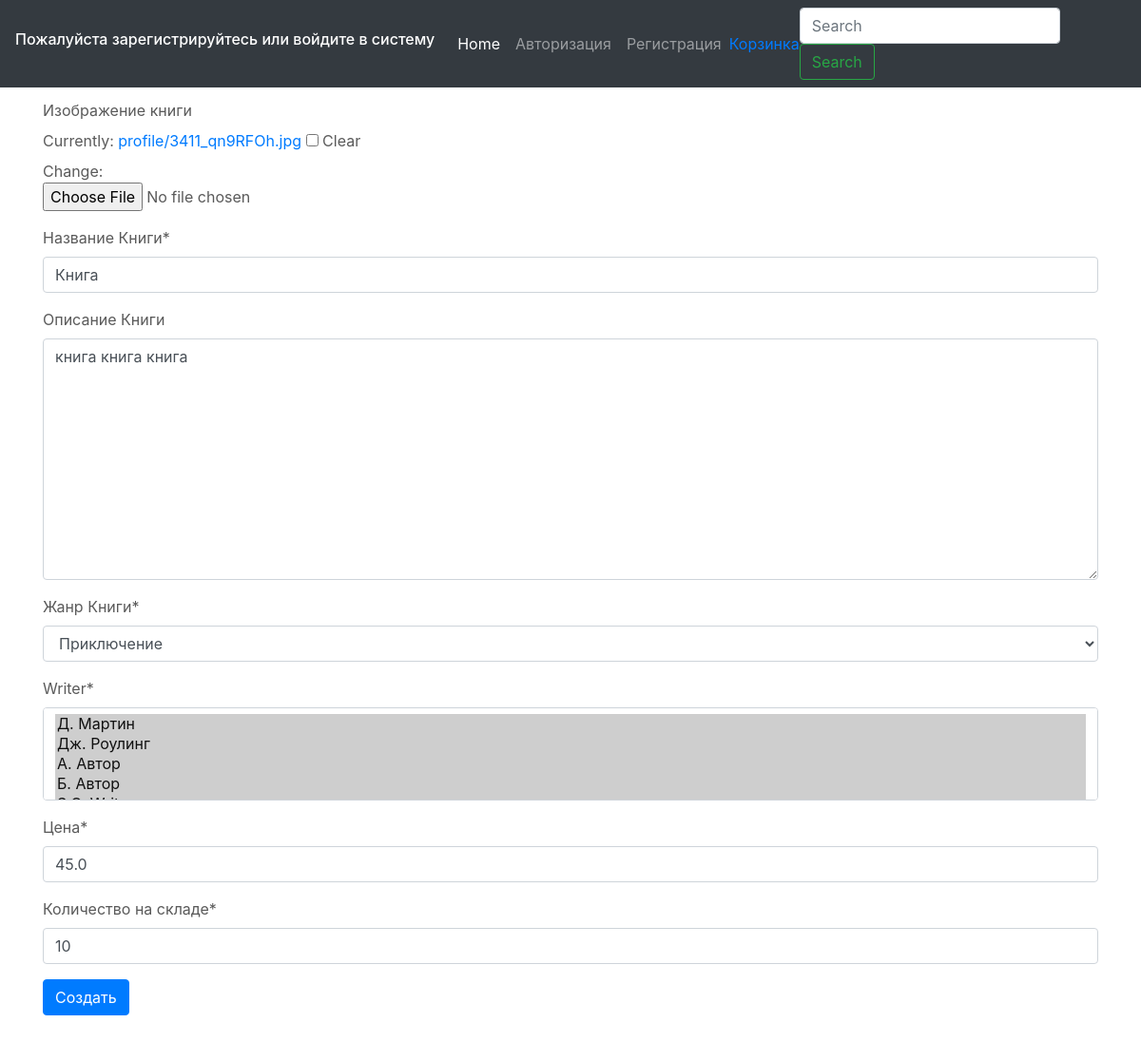
Before: /17/updatebook/ with the older database file.
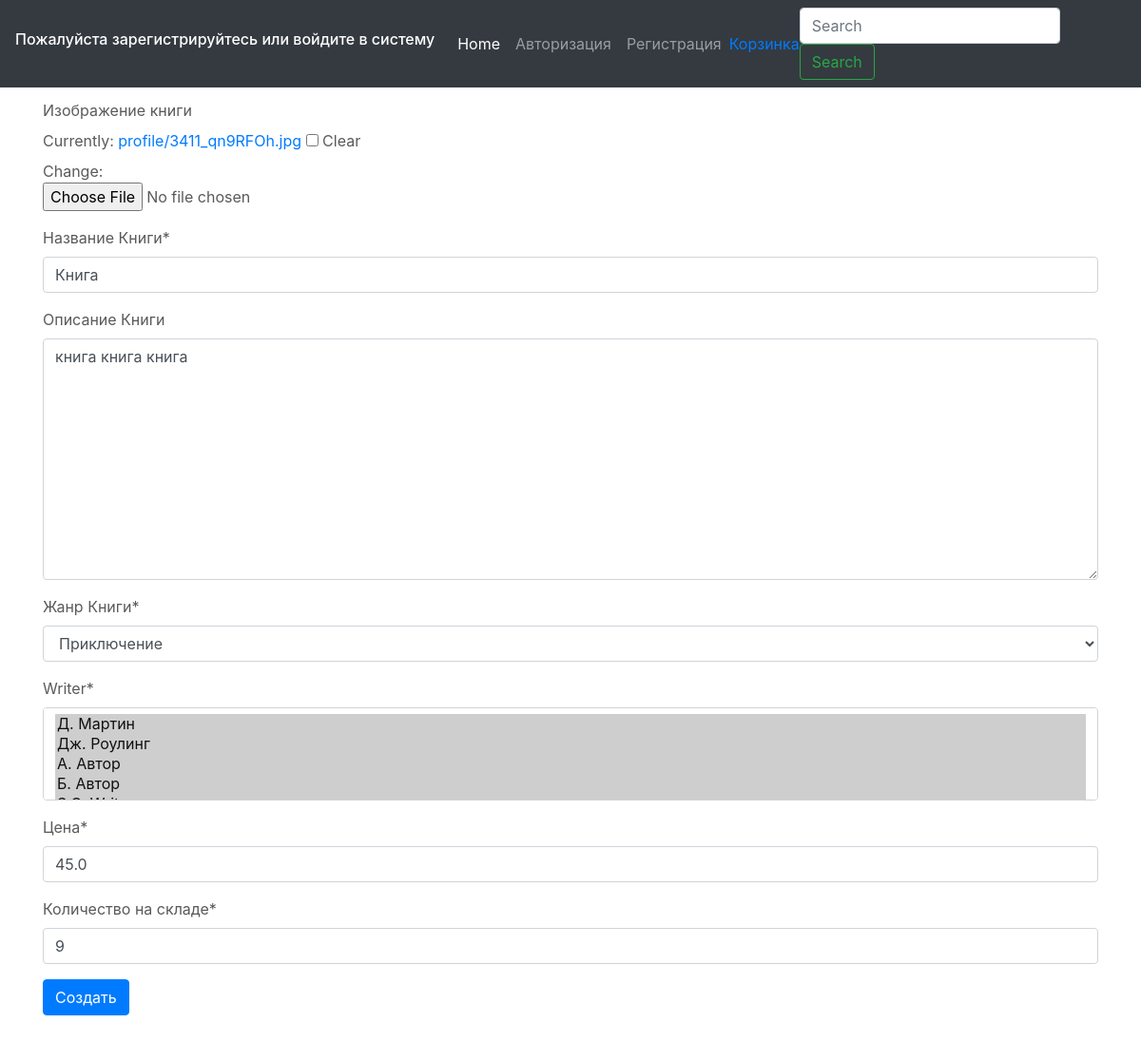
After: the same page with the newer database file.
### testapp/models.py (models this page shows, shortened)
class Book(models.Model):
    CATEGORY = (
        ('На складе', 'На складе'),
        ('Отсутствует на складе', 'Отсутствует на складе')
    )
    name = models.CharField(
        verbose_name='Название Книги', max_length=200
        )
    description = models.TextField(
        verbose_name='Описание Книги', null=True, blank=True
        )
    genre = models.ForeignKey(
        Genre, on_delete=models.PROTECT, verbose_name='Жанр Книги',
        )
    writer = models.ManyToManyField(
        Writer)
    created = models.DateField(
        verbose_name='Создано', auto_now=False, auto_now_add=True
        )
    updated = models.DateField(
        verbose_name='Изменено', auto_now=True, auto_now_add=False
        )
    book_image = models.ImageField(
        verbose_name='Изображение книги', upload_to='profile', null=True, blank=True
        )
    price = models.FloatField(verbose_name='Цена', null=True)
    category = models.CharField(verbose_name='Статус', null=True, max_length=25, choices=CATEGORY)
    quantity_in_stok = models.IntegerField(verbose_name='Количество на складе', max_length=3)

class Genre(models.Model):
    name = models.CharField(verbose_name='Название жанра', max_length=100)
    description = models.TextField(verbose_name='Описание жанра', null=True, blank=True)
    def __str__(self):
        return self.name

class Writer(models.Model):
    name = models.CharField(verbose_name='ФИО Автора', max_length=100)
    def __str__(self):
        return self.name

### testapp/views.py (the view, shortened to what this page needs)
# urls.py: path('<int:id>/updatebook/', UpdateBook.as_view(), name='updatebook'),
class UpdateBook(UpdateView):
    model = Book
    form_class = CreateBookForm
    queryset = Book.objects.all()
    template_name = 'testapp/createbook.html'
    success_url = '/listbook'
    def get_object(self):
        id_ = self.kwargs.get('id')
        return get_object_or_404(Book, id=id_)

### testapp/forms.py
class CreateBookForm(forms.ModelForm):
    class Meta:
        model = Book
        fields = ('book_image', 'name', 'description','genre', 'writer', 'price', 'quantity_in_stok')

### testapp/templates/testapp/createbook.html (shortened to what this page needs)
{% extends 'base.html' %}
{% load static %}
{% load crispy_forms_tags %}
{% block body %}
<div class="container">
<h1>Create Book</h1>
</div>
<div class="container">
<form action="" method="post" enctype="multipart/form-data" >
        {{ form|crispy }}
        <input type="submit" class="btn btn-primary" value="Создать">
</form>
</div>
{% endblock body %}

Changed rows visible on the page:
changed Book "книга книга книга": quantity_in_stok "10" → "9"
